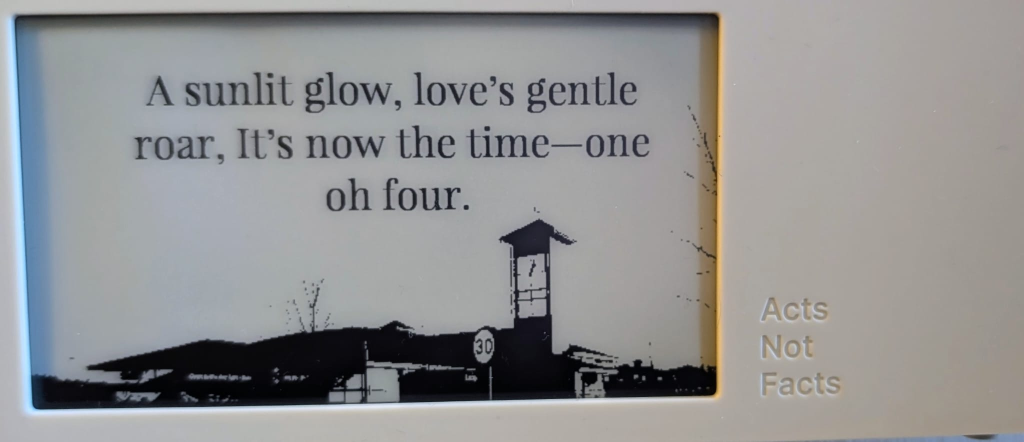
#> input picture example.jpg, 2048 x 884 px (shown at 1/2 size)
$ python -i convert_to_bw.py   (imports and definitions only)
#> lines starting #> are read from the running program, lines starting #| are printed output that depends on the picture; after the words box and inside, x2 and y2 are one past the last pixel; in counts of white or black regions, pixels touching at a corner belong together
"""
Convert Living Clock Images to Pure Black & White

Converts grayscale/dithered images to pure 1-bit black and white
using adaptive thresholding for best results across varying images.
"""

import os
import sys
from pathlib import Path
from PIL import Image
import numpy as np

# Threshold methods
THRESHOLD_OTSU = 'otsu'      # Automatic optimal threshold per image
THRESHOLD_FIXED = 'fixed'    # Fixed threshold (e.g., 128)
THRESHOLD_MEAN = 'mean'      # Use image mean as threshold

DEFAULT_METHOD = THRESHOLD_OTSU
FIXED_THRESHOLD = 128


def otsu_threshold(pixels):
    """Calculate Otsu's optimal threshold."""
    hist, _ = np.histogram(pixels.flatten(), bins=256, range=(0, 256))
    total = pixels.size

    sum_total = np.sum(np.arange(256) * hist)
    sum_bg = 0
    weight_bg = 0

    max_variance = 0
    threshold = 0

    for t in range(256):
        weight_bg += hist[t]
        if weight_bg == 0:
            continue

        weight_fg = total - weight_bg
        if weight_fg == 0:
            break

        sum_bg += t * hist[t]
        mean_bg = sum_bg / weight_bg
        mean_fg = (sum_total - sum_bg) / weight_fg

        variance = weight_bg * weight_fg * (mean_bg - mean_fg) ** 2

        if variance > max_variance:
            max_variance = variance
            threshold = t

    return threshold


def convert_to_bw(image_path, output_path, method=DEFAULT_METHOD):
    """Convert image to pure black and white."""
#> called with image_path = 'example.jpg', output_path = 'out.png', method = 'otsu'
    img = Image.open(image_path).convert('L')
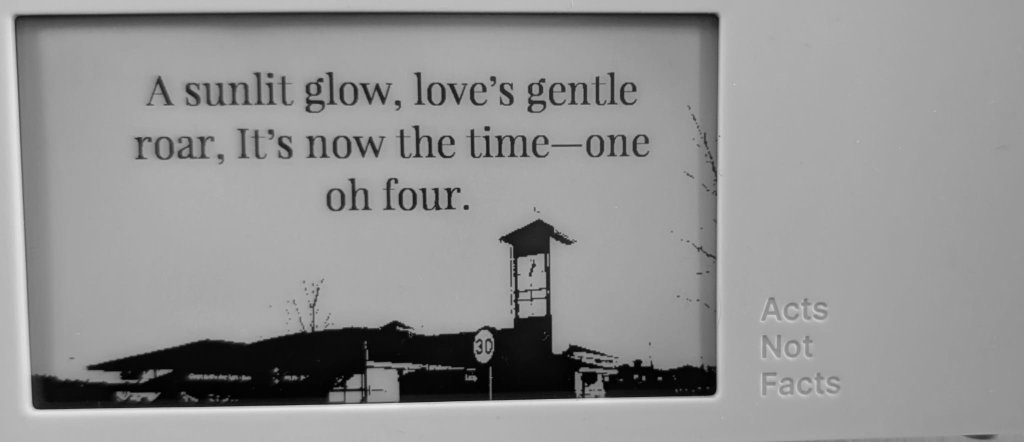
#> img: PIL image 2048x884 L (shown at 1/2 size); min 0, max 236, mean 146.3
    pixels = np.array(img)

    # Determine threshold
    if method == THRESHOLD_OTSU:
        threshold = otsu_threshold(pixels)
#> in otsu_threshold, `hist, _ = np.histogram(pixels.flatten(), bins=256, range=(0, 256))`: hist = 256 values, max 100508 at index 166, min 0 at index 237, mean 7072
#> in otsu_threshold, `sum_total = np.sum(np.arange(256) * hist)`: sum_total = 264879329
#> the loop in otsu_threshold, `for t in range(256):` made 237 passes
#> (weight_bg, weight_fg, sum_bg, mean_bg, mean_fg, max_variance) on passes 1 to 12: (316, 1810116, 0, 0, 146.3, 1.22e+13), (881, 1809551, 565, 0.641, 146.4, 3.39e+13), (2410, 1808022, 3623, 1.5, 146.5, 9.16e+13), (5879, 1804553, 14030, 2.39, 146.8, 2.21e+14), (16594, 1793838, 56890, 3.43, 147.6, 6.19e+14), (22711, 1787721, 87475, 3.85, 148.1, 8.45e+14), (30116, 1780316, 131905, 4.38, 148.7, 1.12e+15), (40590, 1769842, 205223, 5.06, 149.5, 1.5e+15), (48504, 1761928, 268535, 5.54, 150.2, 1.79e+15), (60274, 1750158, 374465, 6.21, 151.1, 2.22e+15), (74767, 1735665, 519395, 6.95, 152.3, 2.74e+15), (85305, 1725127, 635313, 7.45, 153.2, 3.13e+15)
#> after the loop in otsu_threshold, `for t in range(256):`: max_variance = 5.77e+15; sum_bg = 264879093; threshold = 97; weight_bg = 1810432
#> threshold = 97
    elif method == THRESHOLD_MEAN:
        threshold = int(np.mean(pixels))
    else:
        threshold = FIXED_THRESHOLD

    # Apply threshold
    bw_pixels = (pixels > threshold).astype(np.uint8) * 255
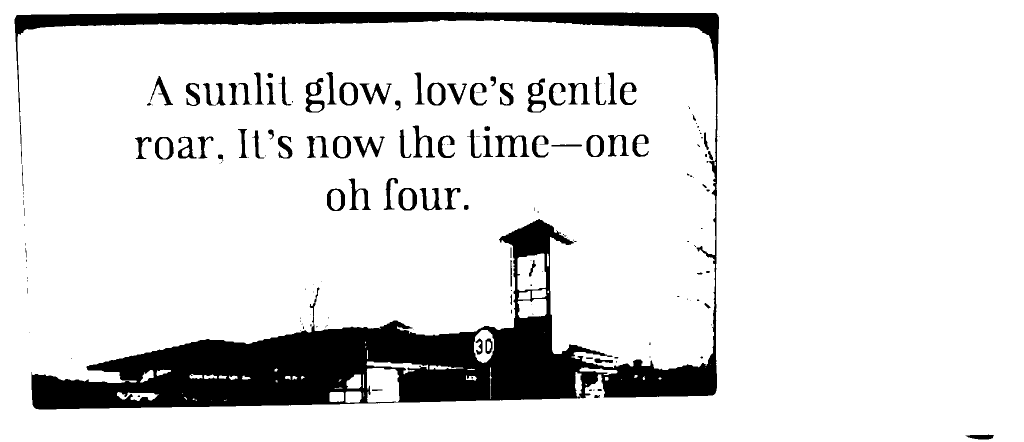
#> bw_pixels: shape (884, 2048) (shown at 1/2 size); 87.8% white; 174 black regions (90 under 20 px), largest, box (x1, y1, x2, y2) and area: (29, 24, 1438, 819) 185509, (990, 271, 1059, 314) 1172, (611, 156, 649, 225) 1104

    # Create output image
    bw_img = Image.fromarray(bw_pixels, mode='L')

    # Save as 1-bit to minimize file size
    bw_img = bw_img.convert('1')
    bw_img.save(output_path, 'PNG', optimize=True)

    return threshold, os.path.getsize(output_path)


# [59 lines left out: function process_directory, not called in this run]


# [10 lines not run here, left out]

>>> result = convert_to_bw('example.jpg', 'out.png')
#> result = (97, 10752)
